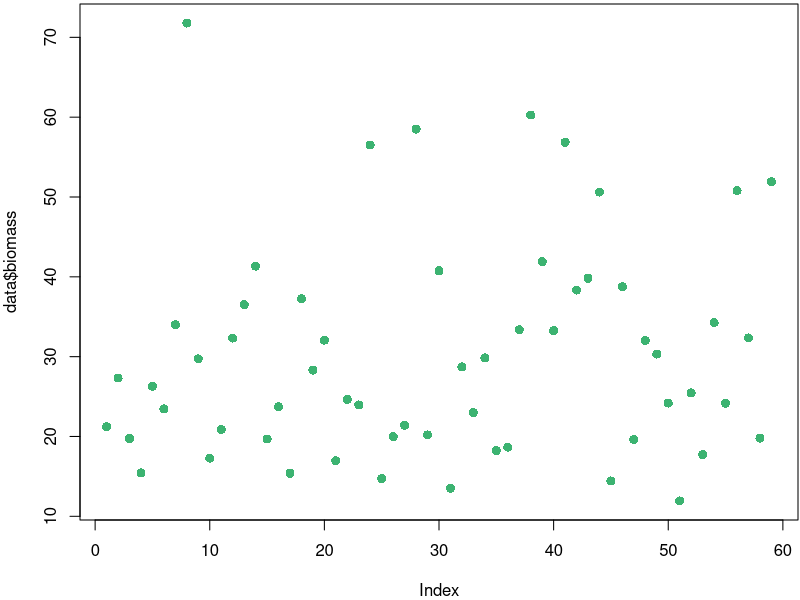
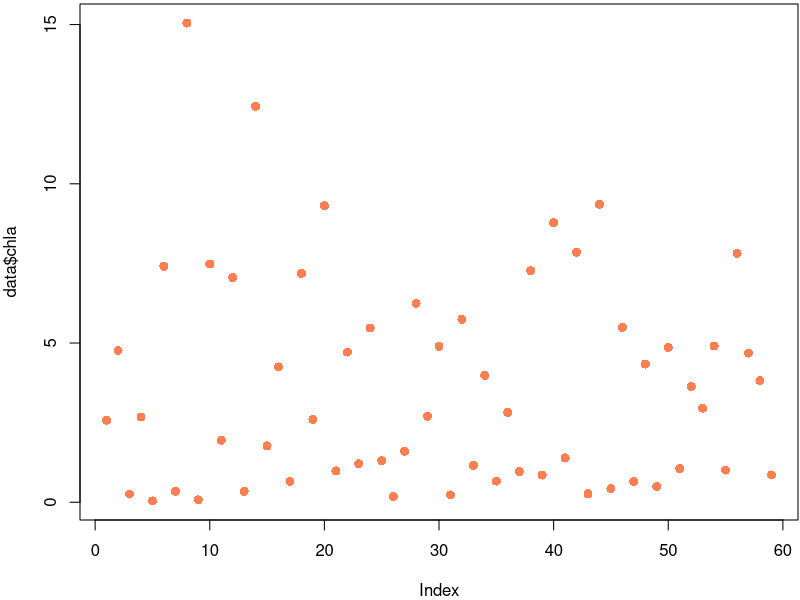
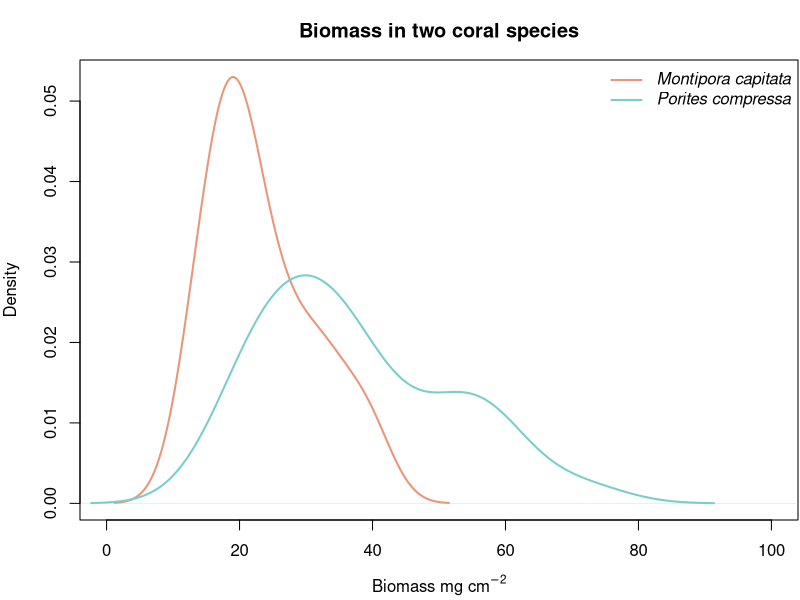

The R script that drew these images, in order: (Note: this script raises an error after producing the figures.)
## ---- chunk 1
# in this area (above you can put global options, such as "no warmings", "no messages")
# you can also set global directory like this....knitr::opts_knit$set(root.dir = '~/file/file') 
# instead, use R projects and all your files will be in the location of your Project... see here

# or you can set it like this...
require('knitr')
knitr::opts_chunk$set(warning=FALSE, message=FALSE)

getwd() # show me my working directory, this is where your R project and files are


# for this lesson you will need to download the following packages
# you can use:    install.packages("package name") if you don't have them already in your library

library('knitr')
library('lme4')
library('lmerTest')
library('effects')
## ---- chunk 2
data<-read.csv("data/coral_data.csv")
par(mar = c(4, 4, 0.2, 0.1))
plot(data$biomass, pch=16, cex=1.2, col="mediumseagreen")
plot(data$chla, pch=16, cex=1.2, col="coral")

## ---- chunk 3
# use results="hide" here to suppress messages associate with "dev.off" and dev.print to save figure

MC.df<-data[(data$Species=="MC"),] ## Montipora capitata alone
PC.df<-data[(data$Species=="PC"),] ## Porites compress alone

par(mar = c(4, 4, 3, 0.1))

plot(density(MC.df$biomass), lwd=2, col="darksalmon", xlim=c(0,100), main="Biomass in two coral species", xlab=expression(paste("Biomass mg cm"^-2, sep="")))
lines(density(PC.df$biomass), lwd=2, col="darkslategray3", yaxt="n", ylab="", xaxt="n", xlab="")
legend("topright", legend=c(expression(italic("Montipora capitata")), expression(italic("Porites compressa"))), lwd=2, col=c("darksalmon", "darkslategray3"), bty="n")

dev.print(pdf, "figures/biomass in two species.pdf", encod="MacRoman", height=4, width=6) # export in directory
dev.off()

## ---- chunk 4
## love your data and it will love you back
getwd()
## ---- chunk 5
################################################
# import data, observe structure
################################################

# data file is in the folder 'data', within main working directory
data<-read.csv("data/coral_data.csv")
names(data)
## ---- chunk 6
# message = FALSE to hide any messages with exporting the figure with dev.off(), or anything else that R may generate. If you set warning=FALSE, warnings will be hidden as well. 

par(mfrow=c(1,1), pty="sq")
Status.label<-c("Bleached", "Pigmented") # for x labels

plot(chla~Status, data=data, xaxt="n", col="salmon",
     ylab=expression(paste("Chlorophyll", ~italic("a"), ~(mu*g~cm^-2), sep="")), 
     xlab="Coral Physiological State", 
     main="Example Figure")
axis(1, at=1:2, labels=Status.label) # this plots new labels on the x axis (axis = 1)

##### save the figure and export to directory? ####
# in this case, there is a file in my directory names 'figures' where I want plots to go

dev.copy(pdf, "figures/Chlorophyll.pdf", encod="MacRoman", height=5, width=5) 
# height and width set here for the output figure
dev.off() # close the object
## ---- chunk 7
chla<-(data$chla)
mean(chla)
## ---- chunk 8
mean(chla)

par(mfrow=c(1,1))
hist(chla, col="gray85", xlab=expression(paste("Chlorophyll", ~italic("a"), ~(mu*g~cm^-2), sep="")), cex.main=0.8, cex.axis=0.8, cex.lab=0.8)
## ---- chunk 9
par(mfrow=c(1,2))
# make figure 4 x 4 and center align
hist(data$chla[data$Status=="B"], col="darksalmon", xlab=expression(paste("Chlorophyll", ~italic("a"), ~(mu*g~cm^-2), sep="")), main="Bleached coral", cex.main=0.8, cex.axis=0.8, cex.lab=0.8)
hist(data$chla[data$Status=="NB"], col="darkslategray3", xlab=expression(paste("Chlorophyll", ~italic("a"), ~(mu*g~cm^-2), sep="")), main="Non-Bleached coral", cex.main=0.8, cex.axis=0.8, cex.lab=0.8)
## ---- chunk 10
plot(chla~Site, data=data, col="darkseagreen1")
# make figure 4 x 4 and center align
## ---- chunk 11
plot(chla~Site, data=data, col="darkseagreen1")
## ---- chunk 12
knitr::kable(data[c(1:5), c(1:10)])
## ---- chunk 13
chl.mean<-aggregate(chla~Time.point + Site + Species + Status, data, mean)
biomass.mean<-aggregate(biomass~Time.point + Site + Species + Status, data, mean)
data.table<-cbind(chl.mean[, c(1:5)], biomass.mean[,5])
colnames(data.table)<-c("Time Point", "Site", "Species", "Status", "mean chla", "mean AFDW")
knitr::kable(data.table)
## ---- chunk 14
str(data)
data$Sample.ID<-as.factor(data$Sample.ID) # change 'Sample.ID' to a factor
## ---- chunk 15
mod<-lmer(chla~Species*Site*Status+(1|Pair), data=data)
anova(mod, type=2)
rand(mod)
plot(allEffects(mod), ylab="total chlorophyll/cm2")
